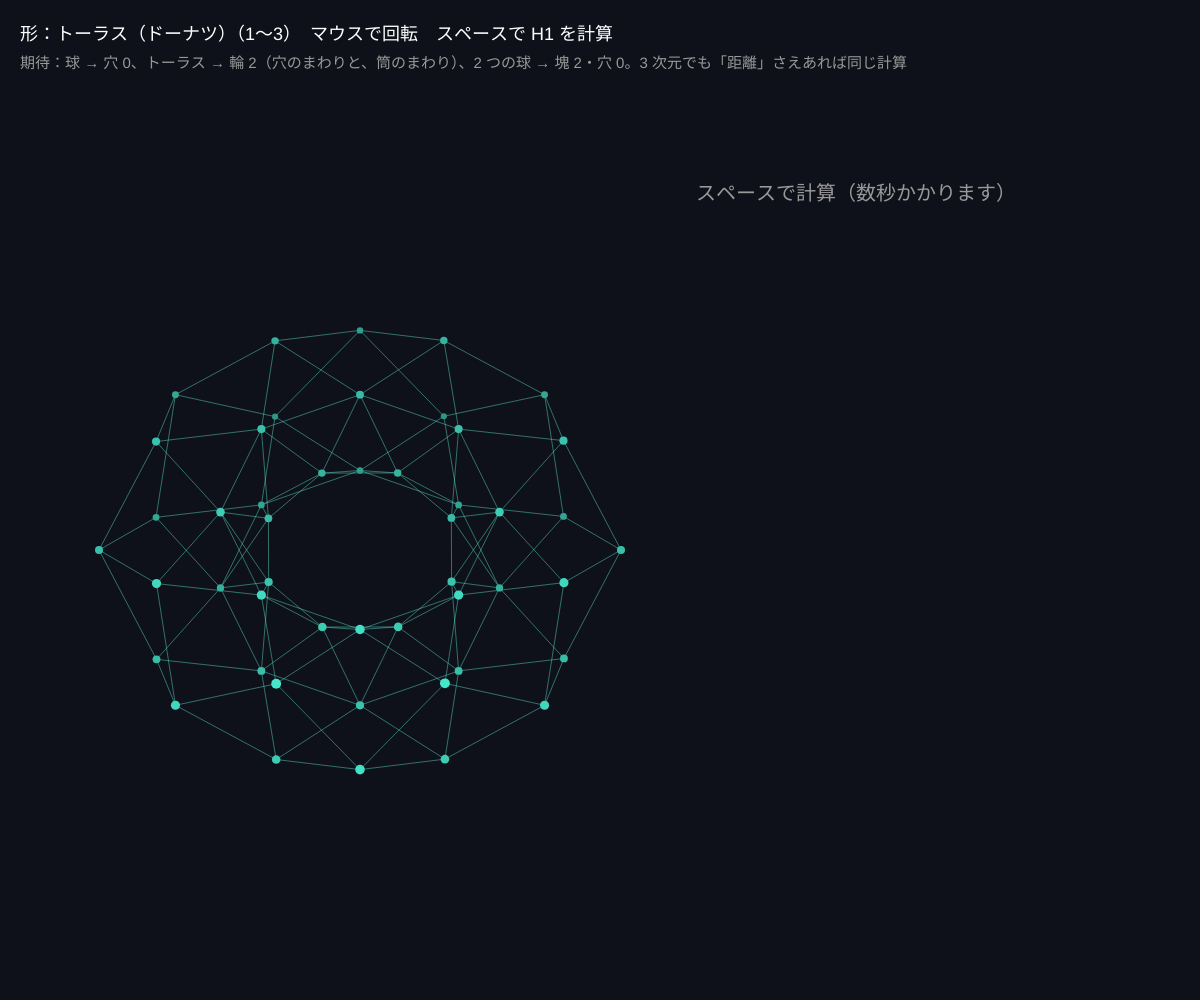
Frame 1 (no input)
Frame 60 (no input): identical to frame 1, image omitted
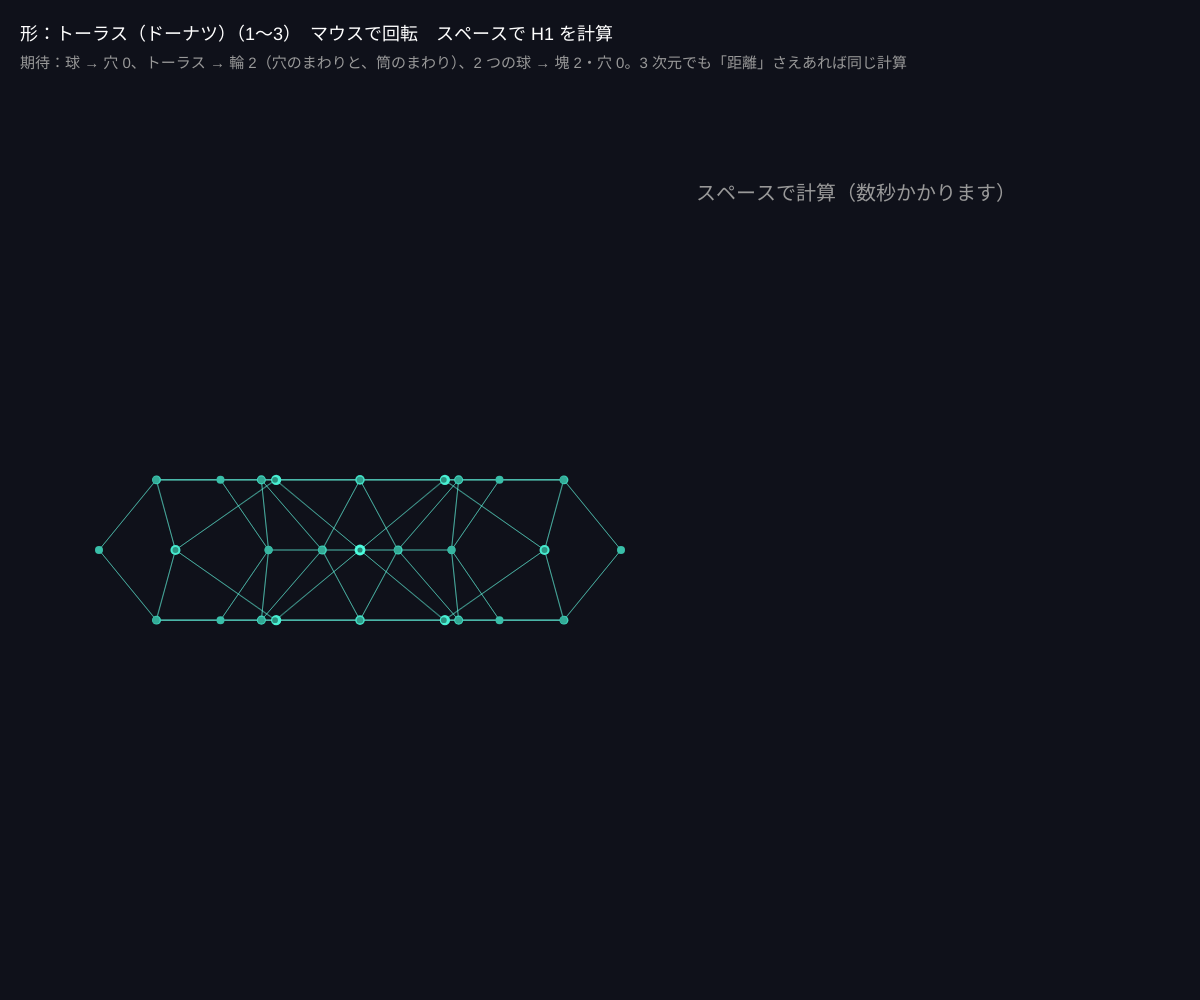
Frame 120 (the mouse pressed at the canvas centre since frame 60)

The p5.js sketch that drew these frames (run headless with seeded random() and noise() and a simulated clock; from frame 60 on, the mouse is pressed at the canvas centre):

// p5.js sketch
// ── sketch.js
// ============================================
// 14 3 次元の形：球とトーラス（おまけ）
// 点が 3 次元でも計算は同じ。球面の点は穴なし、ドーナツ（トーラス）の点は輪が 2 つ
// 1 = 球 / 2 = トーラス / 3 = 2 つの球 / マウスで回転 / スペースで計算（数秒かかる）
// ============================================

let pts3 = [];
let kind = 2;
let bars = [];
let maxR = 1.1;
let computed = false;
let names = ['', '球', 'トーラス（ドーナツ）', '2 つの球'];

function setup() {
  createCanvas(windowWidth, windowHeight);
  colorMode(HSB, 360, 100, 100, 100);
  makePoints();
}

function makePoints() {
  pts3 = [];
  let n = 48;
  for (let i = 0; i < n; i++) {
    let u = (TWO_PI * (i % 8)) / 8 + (floor(i / 8) % 2) * 0.39, v = (TWO_PI * floor(i / 8)) / 6;
    if (kind === 1) { let a = acos(1 - 2 * ((i + 0.5) / n)), b = PI * (1 + sqrt(5)) * i; pts3.push({ x: sin(a) * cos(b), y: sin(a) * sin(b), z: cos(a) }); }
    else if (kind === 2) { let Rb = 1, rt = 0.45; pts3.push({ x: (Rb + rt * cos(v)) * cos(u), y: (Rb + rt * cos(v)) * sin(u), z: rt * sin(v) }); }
    else { let a = acos(1 - 2 * (((i % 24) + 0.5) / 24)), b = PI * (1 + sqrt(5)) * i; let s = i < 24 ? -1.3 : 1.3; pts3.push({ x: 0.6 * sin(a) * cos(b) + s, y: 0.6 * sin(a) * sin(b), z: 0.6 * cos(a) }); }
  }
  bars = [];
  computed = false;
}

function draw() {
  background(230, 40, 10);
  let ry = map(mouseX, 0, width, -PI, PI), rx = map(mouseY, 0, height, -1, 1);
  let cx = width * 0.3, cy = height * 0.55, S = min(width, height) * 0.18;
  let proj = pts3.map((p) => {
    let x1 = p.x * cos(ry) - p.y * sin(ry), y1 = p.x * sin(ry) + p.y * cos(ry);
    let y2 = y1 * cos(rx) - p.z * sin(rx), z2 = y1 * sin(rx) + p.z * cos(rx);
    return { x: cx + x1 * S, y: cy - z2 * S, depth: y2 };
  });
  // 辺（r = 0.35 のリップス、見た目用）
  stroke(170, 60, 100, 40);
  strokeWeight(1);
  for (let i = 0; i < pts3.length; i++) for (let j = i + 1; j < pts3.length; j++) if (ptDist(pts3[i], pts3[j]) < 0.7) line(proj[i].x, proj[i].y, proj[j].x, proj[j].y);
  noStroke();
  for (let p of proj) { fill(170, 70, map(p.depth, -1.5, 1.5, 50, 100)); circle(p.x, p.y, map(p.depth, -1.5, 1.5, 5, 11)); }

  let bx = width * 0.58, bw = width - bx - 50;
  if (computed) {
    drawBarcode(bars, bx, 120, bw, height - 220, maxR);
    let h1 = bars.filter((b) => b.dim === 1 && (b.death === Infinity ? maxR : b.death) - b.birth > maxR * 0.15).length;
    fill(0, 0, 100);
    textSize(28);
    text('長い H1 の棒 = ' + h1 + ' 本', bx, height - 70);
  } else {
    fill(0, 0, 60);
    textSize(20);
    text('スペースで計算（数秒かかります）', bx, 200);
  }
  fill(0, 0, 100);
  textSize(18);
  text('形：' + names[kind] + '（1〜3）　マウスで回転　スペースで H1 を計算', 20, 40);
  fill(0, 0, 60);
  textSize(15);
  text('期待：球 → 穴 0、トーラス → 輪 2（穴のまわりと、筒のまわり）、2 つの球 → 塊 2・穴 0。3 次元でも「距離」さえあれば同じ計算', 20, 68);
}

function keyPressed() {
  if (key >= '1' && key <= '3') { kind = int(key); makePoints(); }
  if (key === ' ') { bars = persistence(pts3, maxR); computed = true; }
}

// ---------- やってみよう ----------
// 1. トーラスの 2 本の H1 の棒の長さは同じ？（短い方 = 筒の太さ、長い方 = ドーナツの穴）
// 2. 球には H2（空洞）があるはず。この道具は H1 までしか計算しない。どう拡張する？
// 3. 点を 48 → 100 にすると、計算時間はどれくらい増える？（三角形の数が急増）



// ==================================================
// ここから下は「TDA の道具」です（リップス複体とパーシステント・ホモロジーの計算）
// （中身は読まなくても OK。消さないでね）
// ==================================================

// 2 点の距離（z があれば 3 次元）
function ptDist(a, b) {
  let dx = a.x - b.x, dy = a.y - b.y, dz = (a.z || 0) - (b.z || 0);
  return Math.sqrt(dx * dx + dy * dy + dz * dz);
}

// リップス複体：半径 r（直径 2r）以内の点どうしをつなぐ
//   返り値 { edges: [[i, j, 長さ]], triangles: [[i, j, k, 長さ]] }
function ripsComplex(pts, r) {
  let edges = [], triangles = [];
  let n = pts.length;
  let near = [];
  for (let i = 0; i < n; i++) near.push([]);
  for (let i = 0; i < n; i++) {
    for (let j = i + 1; j < n; j++) {
      let d = ptDist(pts[i], pts[j]);
      if (d <= 2 * r) {
        edges.push([i, j, d]);
        near[i].push(j);
      }
    }
  }
  for (let i = 0; i < n; i++) {
    for (let j of near[i]) {
      for (let k of near[j]) {
        if (near[i].includes(k)) {
          let d = Math.max(ptDist(pts[i], pts[j]), ptDist(pts[j], pts[k]), ptDist(pts[i], pts[k]));
          triangles.push([i, j, k, d]);
        }
      }
    }
  }
  return { edges, triangles };
}

// パーシステント・ホモロジー（Z2 係数、列簡約）
//   返り値：バーの配列 [{ dim: 0 か 1, birth, death }]（death は半径 r の値、無限なら Infinity）
//   maxR：この半径まで計算（大きいほど重い）
function persistence(pts, maxR) {
  let n = pts.length;
  let { edges, triangles } = ripsComplex(pts, maxR);
  // 単体のリスト：頂点（誕生 0）、辺（長さ/2）、三角形（最長辺/2）
  let simplices = [];
  for (let i = 0; i < n; i++) simplices.push({ dim: 0, v: [i], birth: 0 });
  for (let [i, j, d] of edges) simplices.push({ dim: 1, v: [i, j], birth: d / 2 });
  for (let [i, j, k, d] of triangles) simplices.push({ dim: 2, v: [i, j, k], birth: d / 2 });
  simplices.sort((a, b) => a.birth - b.birth || a.dim - b.dim);
  let index = {};
  simplices.forEach((s, i) => (index[s.v.join(',')] = i));

  // 境界行列の列（Z2 なので「含まれる行の番号」の配列で表す）
  let columns = simplices.map((s) => {
    if (s.dim === 0) return [];
    if (s.dim === 1) return [index[String(s.v[0])], index[String(s.v[1])]].sort((a, b) => a - b);
    let [i, j, k] = s.v;
    return [index[[i, j].join(',')], index[[j, k].join(',')], index[[i, k].join(',')]].sort((a, b) => a - b);
  });

  // 列簡約：同じ「いちばん下の 1」を持つ列があれば足し合わせる（XOR）
  let pivotOf = {}; // 行番号 → その行をピボットに持つ列
  let killed = new Array(simplices.length).fill(false);
  let bars = [];
  for (let j = 0; j < columns.length; j++) {
    let col = columns[j];
    while (col.length && pivotOf[col[col.length - 1]] !== undefined) {
      col = xorSorted(col, columns[pivotOf[col[col.length - 1]]]);
    }
    columns[j] = col;
    if (col.length) {
      let low = col[col.length - 1];
      pivotOf[low] = j;
      killed[low] = true;
      let birth = simplices[low].birth, death = simplices[j].birth;
      if (death > birth + 1e-9) bars.push({ dim: simplices[low].dim, birth, death });
    }
  }
  // 誰にも殺されなかった「生む」単体 → 無限に生きるバー
  for (let i = 0; i < simplices.length; i++) {
    if (!columns[i].length && !killed[i] && simplices[i].dim < 2) bars.push({ dim: simplices[i].dim, birth: simplices[i].birth, death: Infinity });
  }
  return bars;
}

// ソート済み配列の対称差（Z2 の足し算）
function xorSorted(a, b) {
  let out = [], i = 0, j = 0;
  while (i < a.length || j < b.length) {
    if (j >= b.length || (i < a.length && a[i] < b[j])) out.push(a[i++]);
    else if (i >= a.length || b[j] < a[i]) out.push(b[j++]);
    else { i++; j++; }
  }
  return out;
}

// 半径 r のときのベッチ数 [β0, β1]（バーの中で r をまたぐものを数える）
function bettiAt(bars, r) {
  let b = [0, 0];
  for (let bar of bars) if (bar.birth <= r && r < bar.death) b[bar.dim]++;
  return b;
}

// バーコードを描く（x, y, w, h の枠に、半径 0〜maxR）
function drawBarcode(bars, x, y, w, h, maxR, currentR) {
  let sorted = bars.filter((b) => b.death - b.birth > maxR * 0.01 || b.death === Infinity).sort((a, b) => a.dim - b.dim || a.birth - b.birth);
  let rowH = Math.min(14, h / Math.max(sorted.length, 1));
  stroke(0, 0, 30);
  strokeWeight(1);
  line(x, y + h, x + w, y + h);
  for (let i = 0; i < sorted.length; i++) {
    let b = sorted[i];
    let x1 = x + (b.birth / maxR) * w, x2 = x + (Math.min(b.death, maxR) / maxR) * w;
    stroke(b.dim === 0 ? 200 : 20, 80, 100);
    strokeWeight(Math.max(2, rowH - 4));
    line(x1, y + i * rowH + rowH / 2, x2, y + i * rowH + rowH / 2);
  }
  if (currentR !== undefined) {
    stroke(45, 90, 100);
    strokeWeight(2);
    line(x + (currentR / maxR) * w, y, x + (currentR / maxR) * w, y + h);
  }
  noStroke();
  fill(0, 0, 60);
  textSize(12);
  text('r = 0', x, y + h + 16);
  text('r = ' + nf(maxR, 1, 0), x + w - 50, y + h + 16);
}
